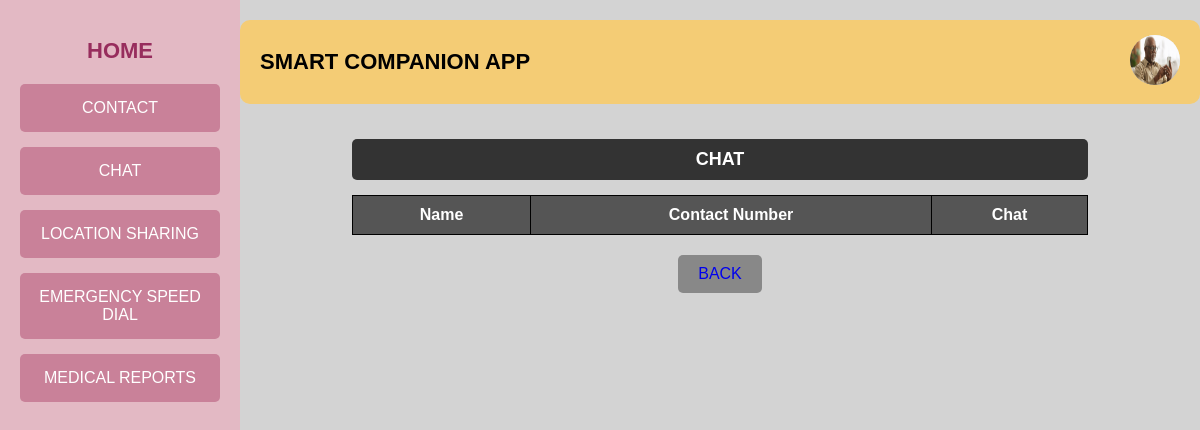
/chatuser (signed in), run on an earlier commit of the app's database.
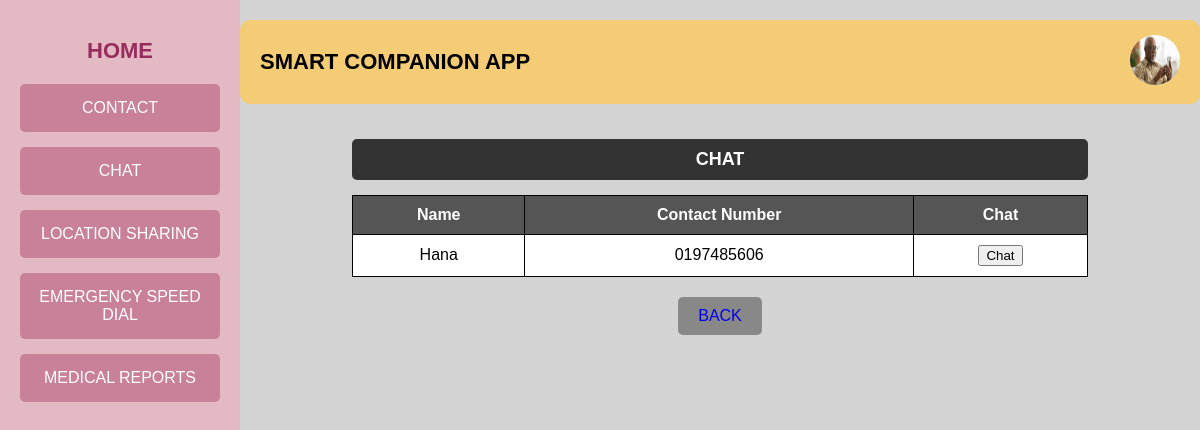
And on a later commit of the database.
### tables this page shows
CREATE TABLE contact (
            id INTEGER PRIMARY KEY AUTOINCREMENT,
            name TEXT NOT NULL,
            contact_number TEXT NOT NULL,
            rel_id INTEGER NOT NULL
        );

### app.py (the view, shortened to what this page needs)
@app.route("/chatuser", methods=["GET", "POST"])
def chatuser():
    db= get_db()
    cursor = db.cursor()
    user_id = session.get('user_id')
    str_user_id = str(user_id)
    with open("static/img_log/user/"+ str_user_id + ".txt", "r") as file:
        image_name = str(file.read())
        image_url= url_for('static', filename='uploads/'+ image_name)
    cursor.execute("SELECT * FROM contact where rel_id = ?", (user_id,))
    contacts_list = cursor.fetchall()  # Fetch all matching rows
    db.commit()
    contact_number = request.args.get('contact')
    return render_template("User/chat.html", image_url=image_url, contacts=contacts_list)

### app.py (called while the page is built)
def get_db():
    if 'db' not in g:
        g.db = sqlite3.connect('project.db')
        g.db.row_factory = sqlite3.Row
    return g.db

### templates/User/chat.html (shortened to what this page needs)
<!DOCTYPE html>
<html lang="en">
<head>
    <link rel="stylesheet" href="static/contact.css">
</head>
<body>
    <div class="container">
        <div class="sidebar">
            <a href="{{ url_for('user') }}"><h2>HOME</h2></a>
            <a href="{{ url_for('contactuser') }}"><button class="nav-btn">CONTACT</button></a>
            <a href="{{ url_for('chatuser') }}"><button class="nav-btn">CHAT</button></a>
            <a href="{{ url_for('locationuser') }}"><button class="nav-btn">LOCATION SHARING</button></a>
            <a href="{{ url_for('emergencyuser') }}"><button class="nav-btn">EMERGENCY SPEED DIAL</button></a>
            <a href="{{ url_for('medicaluser') }}"><button class="nav-btn">MEDICAL REPORTS</button></a>
        </div>
        <div class="main-content">
            <div class="header">
                <h1>SMART COMPANION APP</h1>
                <div class="user-profile">
                    <a href="{{ url_for('userprofile') }}"><img src="{{ image_url }}" alt="Profile Picture" class="profile-img"></a>
                </div>
            </div>
            <div class="contacts-section">
                <h2 class="contacts-title">CHAT</h2>
                <table class="contacts-table">
                    <tr>
                        <th>Name</th>
                        <th>Contact Number</th>
                        <th>Chat</th>
                    </tr>
                    {% for contact in contacts %}
                    <tr>
                        <td>{{ contact[1] }}</td>
                        <td>{{ contact[2] }}</td>
                        <td>
                            <a href="{{ url_for('chatuser', contact=contact[2]) }}" target="_blank">
                                <button type="button">Chat</button>
                            </a>
                        </td>
                    </tr>
                    {% endfor %}
                </table>
            </div>
            <div class="buttons">
                <button class="back-btn" ><a href="{{ url_for('user') }}">BACK</a></button>
            </div>
        </div>
    </div>
</body>
</html>

What changed in the data, as far as the page shows it:
added contact: name "Hana", contact_number "0197485606"
